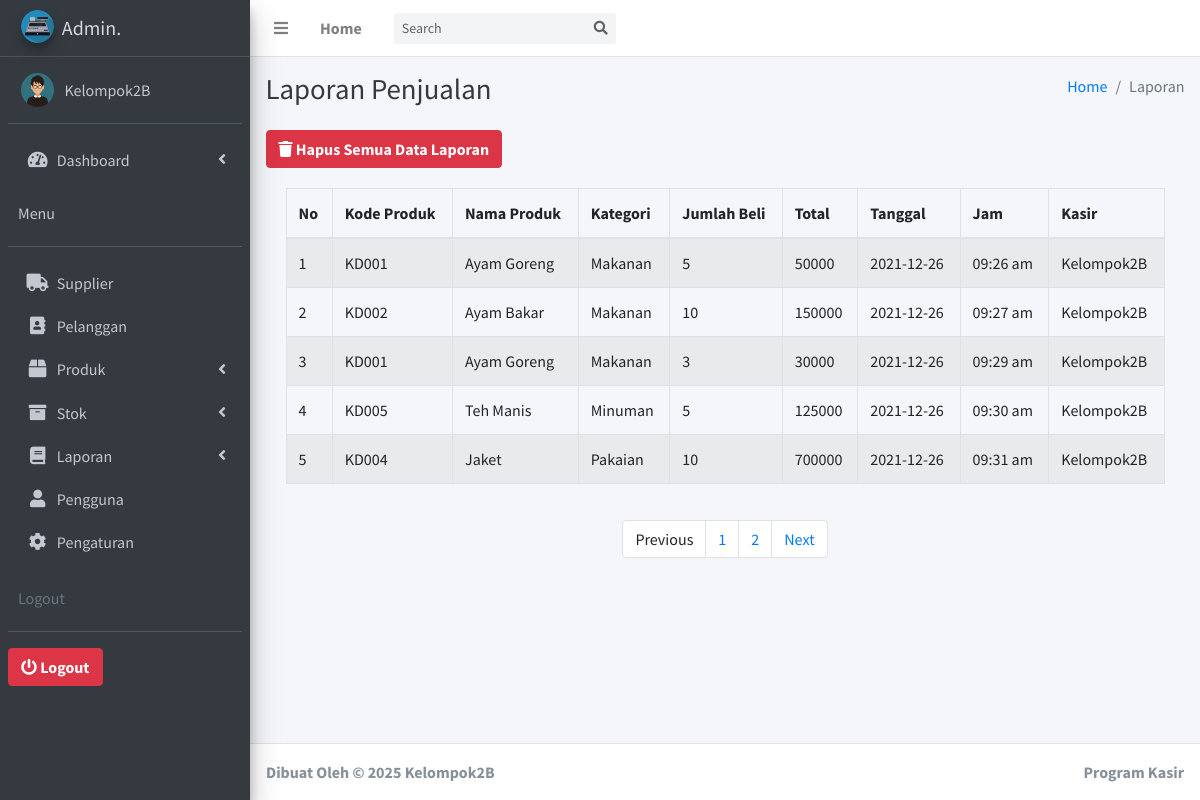
The page /ProgramKasir/admin/index.php?m=laporan&s=title (signed in) on the database its author committed.
### tables this page shows
CREATE TABLE `pengguna` (
  `id` int(11) NOT NULL,
  `username` text NOT NULL,
  `password` text NOT NULL,
  `nama` text NOT NULL,
  `level` text NOT NULL,
  `foto` varchar(255) NOT NULL
);

CREATE TABLE `laporan_penjualan` (
  `id` int(11) NOT NULL,
  `kdproduk` text NOT NULL,
  `nm_produk` text NOT NULL,
  `kategori` text NOT NULL,
  `jumlah_beli` int(11) NOT NULL,
  `total` int(11) NOT NULL,
  `tanggal` text NOT NULL,
  `jam` text NOT NULL,
  `kasir` text NOT NULL
);

### ProgramKasir/admin/fungsi/fungsi.php (called while the page is built, shortened)
<?php
$koneksi = mysqli_connect('localhost', 'root', '', 'kelompok2b');
if (function_exists("summon_admin") === FALSE) {
	function summon_admin()
	{
		global $koneksi;
		$id = $_SESSION['idstart'];
		return mysqli_query($koneksi, "SELECT * FROM pengguna WHERE id ='$id'");
	}
}
if (function_exists("url") === FALSE) {
	function url()
	{
		return $url = "//localhost/Kelompok2B/ProgramKasir/vendors/";
	}
}

### ProgramKasir/admin/aplikasi/laporan/halaman.php (the view, shortened to what this page needs)
<?php
global $koneksi;
$batas = 5;
$halaman = isset($_GET['halaman']) ? (int)$_GET['halaman'] : 1;
$halaman_awal = ($halaman > 1) ? ($halaman * $batas) - $batas : 0;
if (isset($_POST['go'])) {
  $cari = $_POST['cari'];
  $data_laporan = mysqli_query($koneksi, "SELECT * FROM laporan_penjualan WHERE nm_produk LIKE '%" . $cari . "%'");
} else {
  $data_laporan = mysqli_query($koneksi, "SELECT * FROM laporan_penjualan LIMIT $halaman_awal, $batas");
}
foreach ($data_laporan as $pro) :
?>
  <tr>
    <td><?= $i++; ?></td>
    <td><?= $pro['kdproduk']; ?></td>
    <td><?= $pro['nm_produk']; ?></td>
    <td><?= $pro['kategori']; ?></td>
    <td><?= $pro['jumlah_beli']; ?></td>
    <td><?= $pro['total']; ?></td>
    <td><?= $pro['tanggal']; ?></td>
    <td><?= $pro['jam']; ?></td>
    <td><?= $pro['kasir']; ?></td>
  </tr>
<?php
endforeach;
?>

### ProgramKasir/admin/layout/header.php (shortened to what this page needs)
<?php
require 'fungsi/fungsi.php';
?>
<?php
foreach (summon_admin() as $key) :
?>
  <!DOCTYPE html>
  <html>
  <head>
    <link rel="stylesheet" href="<?= url() ?>plugins/fontawesome-free/css/all.min.css">
    <link rel="stylesheet" href="https://code.ionicframework.com/ionicons/2.0.1/css/ionicons.min.css">
    <link rel="stylesheet" href="<?= url() ?>plugins/tempusdominus-bootstrap-4/css/tempusdominus-bootstrap-4.min.css">
    <link rel="stylesheet" href="<?= url() ?>plugins/icheck-bootstrap/icheck-bootstrap.min.css">
    <link rel="stylesheet" href="<?= url() ?>plugins/jqvmap/jqvmap.min.css">
    <link rel="stylesheet" href="<?= url() ?>dist/css/adminlte.min.css">
    <link rel="stylesheet" href="<?= url() ?>plugins/overlayScrollbars/css/OverlayScrollbars.min.css">
    <link rel="stylesheet" href="<?= url() ?>plugins/daterangepicker/daterangepicker.css">
    <link rel="stylesheet" href="<?= url() ?>plugins/summernote/summernote-bs4.css">
  </head>
  <body class="hold-transition sidebar-mini layout-fixed">
    <div class="wrapper">
      <nav class="main-header navbar navbar-expand navbar-white navbar-light">
        <ul class="navbar-nav">
          <li class="nav-item">
            <a class="nav-link" data-widget="pushmenu" href="#" role="button"><i class="fas fa-bars"></i></a>
          </li>
          <li class="nav-item d-none d-sm-inline-block">
            <a href="index.php" class="nav-link"><b>Home</b></a>
          </li>
        </ul>
        <form action="" method="POST" class="form-inline ml-3">
          <div class="input-group input-group-sm">
            <input class="form-control form-control-navbar" type="search" name="cari" placeholder="Search" aria-label="Search">
            <div class="input-group-append">
              <button class="btn btn-navbar" name="go" type="submit">
                <i class="fas fa-search"></i>
              </button>
            </div>
          </div>
        </form>
      </nav>
      <aside class="main-sidebar sidebar-dark-primary elevation-4">
        <a href="index.php" class="brand-link">
          <img src="<?= url() ?>img/logokasir.png" alt="AdminLTE Logo" class="brand-image img-circle elevation-3" style="opacity: .8">
          <span class="brand-text font-weight-light"><b>Admin.</b></span>
        </a>
        <div class="sidebar">
          <div class="user-panel mt-3 pb-3 mb-3 d-flex">
            <div class="image">
              <?php
              if ($key['foto'] != '') {
                echo '<img src="img/' . $key['foto'] . '" height="150">';
              } else {
                echo '<img src="img/user_logo.png" height="150">';
              }
              ?>
            </div>
            <div class="info">
              <a href="index.php?m=pengguna&s=detail" class="d-block"><?= $key['nama']; ?></a>
            </div>
          </div>
          <nav class="mt-2">
            <ul class="nav nav-pills nav-sidebar flex-column" data-widget="treeview" role="menu" data-accordion="false">
              <li class="nav-item has-treeview">
                <a href="index.php" class="nav-link">
                  <i class="nav-icon fas fa-tachometer-alt"></i>
                  <p>
                    Dashboard
                    <i class="right fas fa-angle-left"></i>
                  </p>
                </a>
                <div class="user-panel mt-3 pb-3 mb-3 d-flex">
                  <div class="info">
                    <a href="#" class="d-block">Menu</a>
                  </div>
                </div>
              </li>
              <li class="nav-item">
                <a href="index.php?m=supplier&s=title" class="nav-link">
                  <i class="nav-icon fas fa-truck"></i>
                  <p>Supplier</p>
                </a>
              </li>
              <li class="nav-item">
                <a href="index.php?m=pelanggan&s=title" class="nav-link">
                  <i class="nav-icon fas fa-address-book"></i>
                  <p>Pelanggan</p>
                </a>
              </li>
              <li class="nav-item has-treeview">
                <a href="#" class="nav-link">
                  <i class="nav-icon fas fa-box"></i>
                  <p>
                    Produk
                    <i class="fas fa-angle-left right"></i>
                  </p>
                </a>
              </li>
              <li class="nav-item has-treeview">
                <a href="#" class="nav-link">
                  <i class="nav-icon fa fa-archive"></i>
                  <p>
                    Stok
                    <i class="fas fa-angle-left right"></i>
                  </p>
                </a>
              </li>
              <li class="nav-item has-treeview">
                <a href="#" class="nav-link">
                  <i class="fas fa-book nav-icon"></i>
                  <p>
                    Laporan
                    <i class="fas fa-angle-left right"></i>
                  </p>
                </a>
              </li>
              <li class="nav-item">
                <a href="index.php?m=pengguna&s=title" class="nav-link">
                  <i class="fas fa-user nav-icon"></i>
                  <p>Pengguna</p>
                </a>
              </li>
              <li class="nav-item">
                <a href="index.php?m=pengguna&s=detail" class="nav-link">
                  <i class="fas fa-cog nav-icon"></i>
                  <p>Pengaturan</p>
                </a>
              </li>
              <div class="user-panel mt-3 pb-3 mb-3 d-flex">
                <div class="info">
                  <span class="d-block text-gray">Logout</span>
                </div>
              </div>
              <a href="logout.php"><button class="btn btn-danger"><i class="fa fa-power-off" aria-hidden="true"></i> <b>Logout</b></button></a>
              <br>
            </ul>
          </nav>
        </div>
      </aside>
    <?php
  endforeach;
    ?>

### rows shown on the page
pengguna: foto (picture), nama "Kelompok2B"
laporan_penjualan: kdproduk "KD001", nm_produk "Ayam Goreng", kategori "Makanan", jumlah_beli "5", total "50000", tanggal "2021-12-26", jam "09:26 am", kasir "Kelompok2B"
laporan_penjualan: kdproduk "KD002", nm_produk "Ayam Bakar", kategori "Makanan", jumlah_beli "10", total "150000", tanggal "2021-12-26", jam "09:27 am", kasir "Kelompok2B"
laporan_penjualan: kdproduk "KD001", nm_produk "Ayam Goreng", kategori "Makanan", jumlah_beli "3", total "30000", tanggal "2021-12-26", jam "09:29 am", kasir "Kelompok2B"
laporan_penjualan: kdproduk "KD005", nm_produk "Teh Manis", kategori "Minuman", jumlah_beli "5", total "125000", tanggal "2021-12-26", jam "09:30 am", kasir "Kelompok2B"
laporan_penjualan: kdproduk "KD004", nm_produk "Jaket", kategori "Pakaian", jumlah_beli "10", total "700000", tanggal "2021-12-26", jam "09:31 am", kasir "Kelompok2B"
